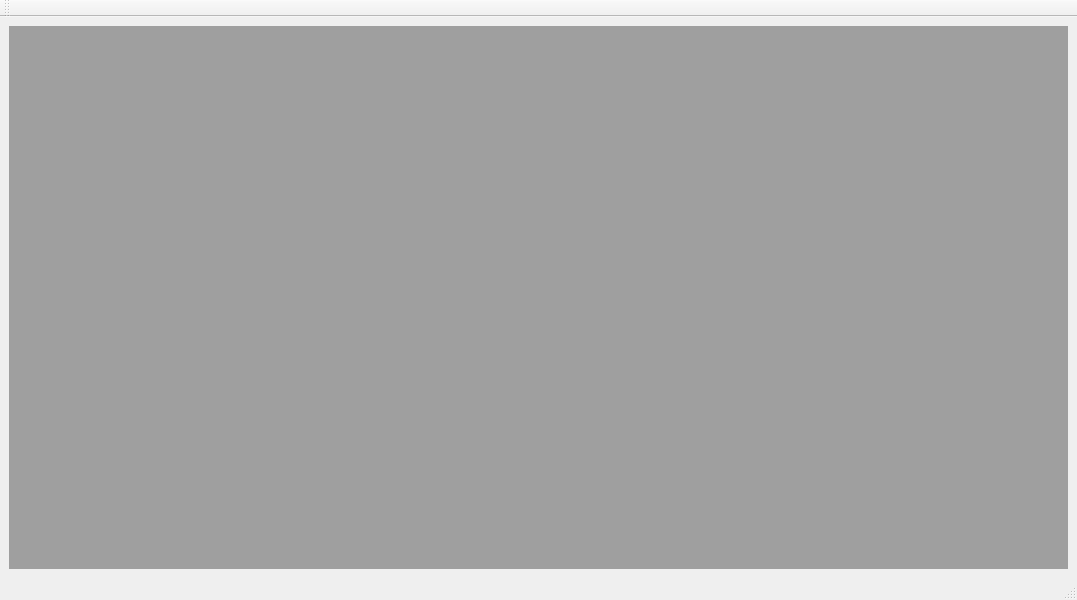
<?xml version="1.0" encoding="UTF-8"?>
<ui version="4.0">
 <class>MainWindow</class>
 <widget class="QMainWindow" name="MainWindow">
  <property name="geometry">
   <rect>
    <x>0</x>
    <y>0</y>
    <width>1077</width>
    <height>600</height>
   </rect>
  </property>
  <property name="windowTitle">
   <string/>
  </property>
  <property name="windowIcon">
   <iconset>
    <normaloff>images/hq.ico</normaloff>images/hq.ico</iconset>
  </property>
  <widget class="QWidget" name="centralwidget">
   <layout class="QGridLayout" name="gridLayout">
    <item row="0" column="0">
     <widget class="QMdiArea" name="mdiArea"/>
    </item>
   </layout>
  </widget>
  <widget class="QMenuBar" name="menuBar">
   <property name="geometry">
    <rect>
     <x>0</x>
     <y>0</y>
     <width>1077</width>
     <height>18</height>
    </rect>
   </property>
  </widget>
  <widget class="QStatusBar" name="statusBar"/>
  <widget class="QToolBar" name="mainToolBar">
   <property name="windowTitle">
    <string>toolBar</string>
   </property>
   <attribute name="toolBarArea">
    <enum>TopToolBarArea</enum>
   </attribute>
   <attribute name="toolBarBreak">
    <bool>false</bool>
   </attribute>
  </widget>
  <action name="action_N">
   <property name="icon">
    <iconset>
     <normaloff>images/filenew.png</normaloff>images/filenew.png</iconset>
   </property>
   <property name="text">
    <string>新建文件(&amp;N)</string>
   </property>
   <property name="shortcut">
    <string>Ctrl+N</string>
   </property>
  </action>
  <action name="action_Dock">
   <property name="text">
    <string>显示Dock</string>
   </property>
  </action>
 </widget>
 <resources/>
 <connections/>
</ui>
